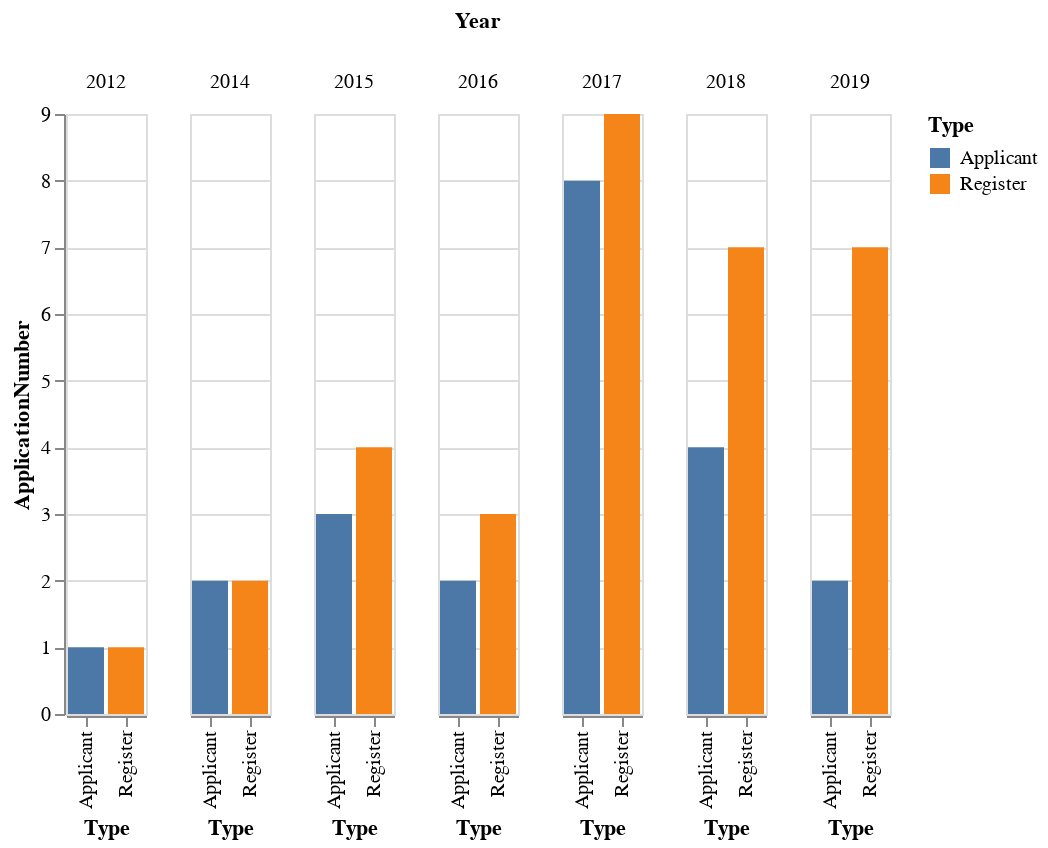

This figure's notebook cell:
### Code cell
alt.Chart(tidy).mark_bar().encode(
    x='Type:O',
    y='ApplicationNumber:Q',
    color='Type:N',
    column='Year:N'
)

### Figure 1 — Vega-Lite specification as saved in the notebook (floating-point values rounded to 4 significant figures)
{"config": {"view": {"continuousWidth": 400, "continuousHeight": 300}}, "data": {"name": "data-7f061c944da916f01d9595f726597bf4"}, "mark": "bar", "encoding": {"color": {"type": "nominal", "field": "Type"}, "column": {"type": "nominal", "field": "Year"}, "x": {"type": "ordinal", "field": "Type"}, "y": {"type": "quantitative", "field": "ApplicationNumber"}}, "$schema": "https://vega.github.io/schema/vega-lite/v4.8.1.json", "datasets": {"data-7f061c944da916f01d9595f726597bf4": [{"Applicant": "UNIVERSIDAD DEL BIO BIO", "Year": "2012", "Type": "Applicant", "ApplicationNumber": 1}, {"Applicant": "UNIVERSIDAD DEL BIO BIO", "Year": "2014", "Type": "Applicant", "ApplicationNumber": 2}, {"Applicant": "UNIVERSIDAD DEL BIO BIO", "Year": "2015", "Type": "Applicant", "ApplicationNumber": 3}, {"Applicant": "UNIVERSIDAD DEL BIO BIO", "Year": "2016", "Type": "Applicant", "ApplicationNumber": 2}, {"Applicant": "UNIVERSIDAD DEL BIO BIO", "Year": "2017", "Type": "Applicant", "ApplicationNumber": 8}, {"Applicant": "UNIVERSIDAD DEL BIO BIO", "Year": "2018", "Type": "Applicant", "ApplicationNumber": 4}, {"Applicant": "UNIVERSIDAD DEL BIO BIO", "Year": "2019", "Type": "Applicant", "ApplicationNumber": 2}, {"Applicant": "UNIVERSIDAD DEL BIO BIO", "Year": "2012", "Type": "Register", "ApplicationNumber": 1}, {"Applicant": "UNIVERSIDAD DEL BIO BIO", "Year": "2014", "Type": "Register", "ApplicationNumber": 2}, {"Applicant": "UNIVERSIDAD DEL BIO BIO", "Year": "2015", "Type": "Register", "ApplicationNumber": 4}, {"Applicant": "UNIVERSIDAD DEL BIO BIO", "Year": "2016", "Type": "Register", "ApplicationNumber": 3}, {"Applicant": "UNIVERSIDAD DEL BIO BIO", "Year": "2017", "Type": "Register", "ApplicationNumber": 9}, {"Applicant": "UNIVERSIDAD DEL BIO BIO", "Year": "2018", "Type": "Register", "ApplicationNumber": 7}, {"Applicant": "UNIVERSIDAD DEL BIO BIO", "Year": "2019", "Type": "Register", "ApplicationNumber": 7}]}}
